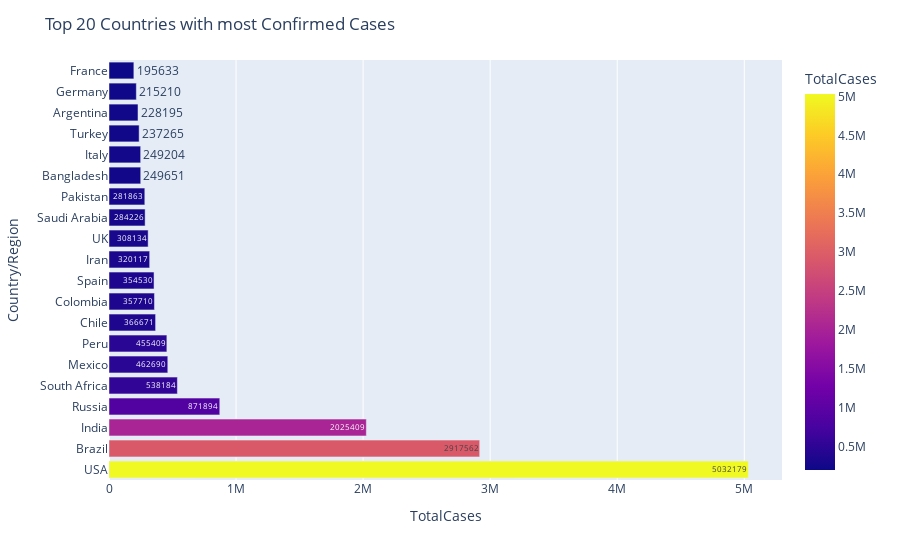

The notebook cell this image was saved under:
### Markdown cell above
# Analysing Countries with max. Confirmed Cases, Total Deaths, Active Cases and Recovered Cases

### Code cell
fig = px.bar(world_data.iloc[0:20],y='Country/Region',x='TotalCases',color='TotalCases',text='TotalCases')
fig.update_layout(title_text='Top 20 Countries with most Confirmed Cases')
fig.show()

### Figure 1 — Plotly figure (JSON) as saved in the notebook; plotly's stock layout.template omitted (floating-point values rounded to 4 significant figures)
{"data": [{"alignmentgroup": "True", "hovertemplate": "TotalCases=%{marker.color}<br>Country/Region=%{y}<extra></extra>", "legendgroup": "", "marker": {"color": [5032179, 2917562, 2025409, 871894, 538184, 462690, 455409, 366671, 357710, 354530, 320117, 308134, 284226, 281863, 249651, 249204, 237265, 228195, 215210, 195633], "coloraxis": "coloraxis", "pattern": {"shape": ""}}, "name": "", "offsetgroup": "", "orientation": "h", "showlegend": false, "text": [5032179, 2917562, 2025409, 871894, 538184, 462690, 455409, 366671, 357710, 354530, 320117, 308134, 284226, 281863, 249651, 249204, 237265, 228195, 215210, 195633], "textposition": "auto", "type": "bar", "x": [5032179, 2917562, 2025409, 871894, 538184, 462690, 455409, 366671, 357710, 354530, 320117, 308134, 284226, 281863, 249651, 249204, 237265, 228195, 215210, 195633], "xaxis": "x", "y": ["USA", "Brazil", "India", "Russia", "South Africa", "Mexico", "Peru", "Chile", "Colombia", "Spain", "Iran", "UK", "Saudi Arabia", "Pakistan", "Bangladesh", "Italy", "Turkey", "Argentina", "Germany", "France"], "yaxis": "y"}], "layout": {"barmode": "relative", "coloraxis": {"colorbar": {"title": {"text": "TotalCases"}}, "colorscale": [[0, "#0d0887"], [0.1111, "#46039f"], [0.2222, "#7201a8"], [0.3333, "#9c179e"], [0.4444, "#bd3786"], [0.5556, "#d8576b"], [0.6667, "#ed7953"], [0.7778, "#fb9f3a"], [0.8889, "#fdca26"], [1, "#f0f921"]]}, "legend": {"tracegroupgap": 0}, "margin": {"t": 60}, "title": {"text": "Top 20 Countries with most Confirmed Cases"}, "xaxis": {"anchor": "y", "domain": [0, 1], "title": {"text": "TotalCases"}}, "yaxis": {"anchor": "x", "domain": [0, 1], "title": {"text": "Country/Region"}}}}
